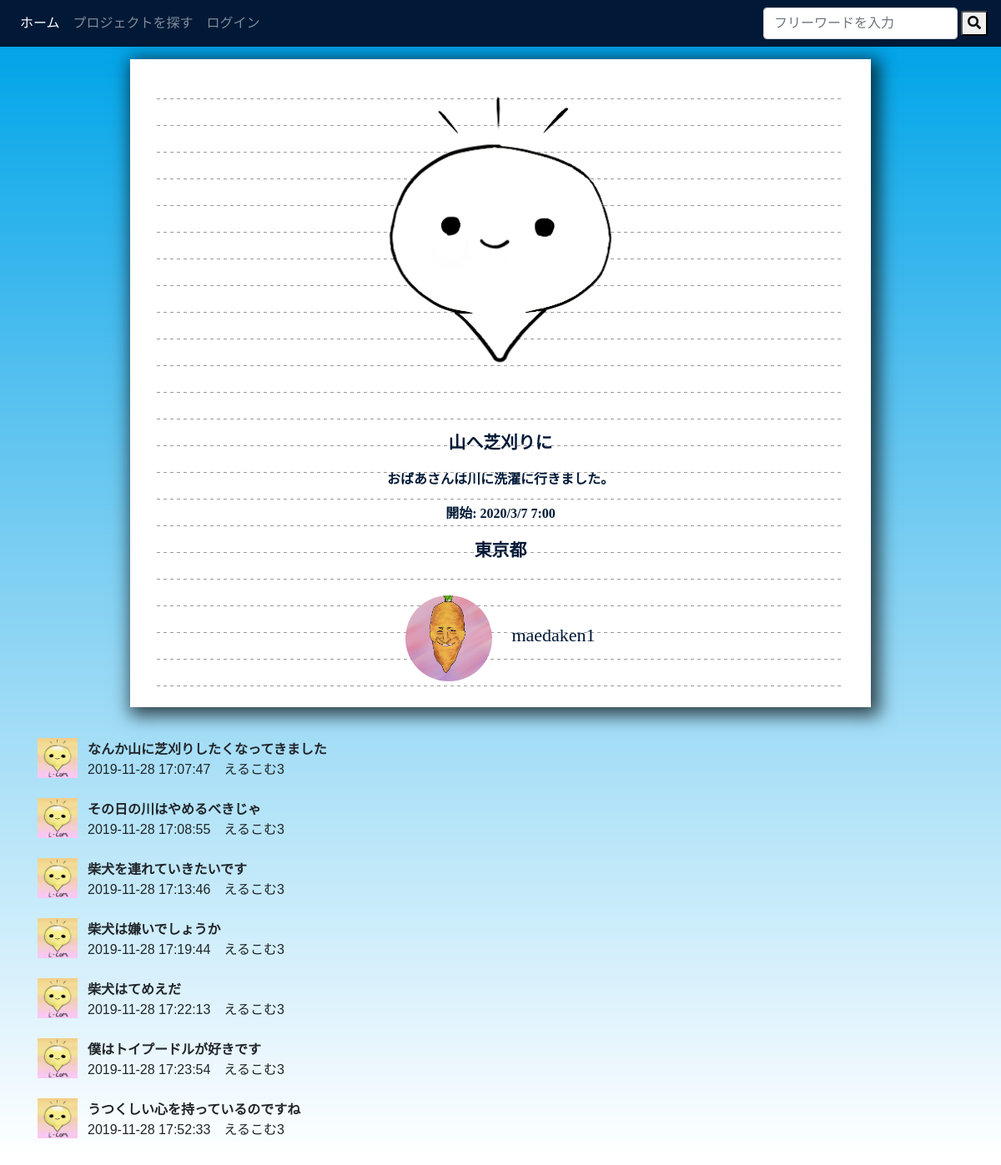
/lcom_web/project/content.php?id=16, run on the app's committed database.
### tables this page shows
CREATE TABLE `projects` (
  `id` int(11) NOT NULL,
  `project_name` varchar(255) NOT NULL,
  `message` text NOT NULL,
  `member_id` int(11) NOT NULL,
  `place` varchar(255) NOT NULL,
  `project_picture` varchar(255) NOT NULL,
  `open_year` int(11) NOT NULL,
  `open_month` int(11) NOT NULL,
  `open_date` int(11) NOT NULL,
  `open_time` int(11) NOT NULL,
  `place_id` int(11) NOT NULL,
  `pro_point` int(11) NOT NULL,
  `created` datetime NOT NULL,
  `modified` timestamp NOT NULL DEFAULT current_timestamp() ON UPDATE current_timestamp()
);

CREATE TABLE `members` (
  `id` int(11) NOT NULL,
  `name` varchar(255) NOT NULL,
  `email` varchar(255) NOT NULL,
  `password` varchar(128) NOT NULL,
  `picture` varchar(255) NOT NULL,
  `iine_point` int(11) NOT NULL,
  `dark_point` int(11) NOT NULL,
  `light_point` int(11) NOT NULL,
  `sum_coment` int(11) NOT NULL,
  `created` datetime NOT NULL,
  `modified` timestamp NOT NULL DEFAULT current_timestamp() ON UPDATE current_timestamp()
);

CREATE TABLE `posts` (
  `id` int(11) NOT NULL,
  `message` text NOT NULL,
  `member_id` int(11) NOT NULL,
  `reply_project_id` int(11) NOT NULL,
  `reply_message_id` int(11) NOT NULL,
  `created` datetime NOT NULL,
  `modified` timestamp NOT NULL DEFAULT current_timestamp() ON UPDATE current_timestamp()
);

### lcom_web/prefacture.php (called while the page is built, shortened)
<?php
function refer_prefecture($place_id){
    switch ($place_id) {
        case '1':
          $prefacture = '東京都';
          break;
        }
    return $prefacture;
}

### lcom_web/project/content.php (the view, shortened to what this page needs)
<?php
require('../dbconnect.php');
require('../prefacture.php');
if (isset($_SESSION['id']) && $_SESSION['time'] + 3600 > time()) {
    $_SESSION['time'] = time();
    $useid = $_SESSION['id'];
    $loginflag = true;
} else {
    $loginflag = false;
}
$procards = $db->prepare('SELECT * FROM projects WHERE id=?');
$procards->execute(array($_REQUEST['id']));
$procard = $procards->fetch();
$members = $db->prepare('SELECT * FROM members WHERE id=?');
$members->execute(array($procard['member_id']));
$member = $members->fetch();
$coms = $db->prepare('SELECT m.name, m.picture, p.* FROM members m, posts p WHERE m.id=p.member_id AND reply_project_id=?');
$coms->execute(array($_REQUEST['id']));
?>
<!DOCTYPE html>
<html lang="ja">
<head>
    <link rel="stylesheet" href="https://stackpath.bootstrapcdn.com/bootstrap/4.3.1/css/bootstrap.min.css">
    <link rel="stylesheet" href="../style8.css">
    <link rel="stylesheet" href="https://cdnjs.cloudflare.com/ajax/libs/animate.css/3.5.2/animate.min.css">
    <link rel="stylesheet" href="https://use.fontawesome.com/releases/v5.6.3/css/all.css">
</head>
<body>
    <nav class="navbar navbar-expand-lg navbar-dark">
        <div class="collapse navbar-collapse" id="navbarNavAltMarkup">
            <div class="navbar-nav">
                <a class="nav-item nav-link active" href="../index.php">ホーム</a>
                <a class="nav-item nav-link" href="joinproject.php">プロジェクトを探す</a>
                <?php if (!$loginflag) : ?>
                    <a class="nav-item nav-link" href="../login/login.php">ログイン</a>
                <?php endif; ?>
            </div>
        </div>
        <form class="form-inline my-2 my-lg-0" action="#" method="get">
            <input class="form-control mr-sm-1" id="search" name="search" type="text" placeholder="フリーワードを入力" />
            <button class="search_btn" type="submit" id="sbtn2"><i class="fas fa-search"></i></button>
        </form>
    </nav>
    <div class="container">
        <div class="pro_kakoi" style="text-align: center;">
            <div class="pro_inner" style="padding: 15px; text-align: center;">
                <img src="../image/project/<?php print(htmlspecialchars($procard['project_picture'], ENT_QUOTES)); ?>" class="card-img-top" alt="...">
                <div class="card-body">
                    <h2><?php print(htmlspecialchars($procard['project_name'], ENT_QUOTES)); ?></h2>
                    <h3><?php print(mb_substr(htmlspecialchars($procard['message'], ENT_QUOTES), 0, 800)); ?></h3>
                    <p>開始: <?php print(htmlspecialchars($procard['open_year'] . "/" . $procard['open_month'] . "/" . $procard['open_date'] . " " . $procard['open_time'] . ":00", ENT_QUOTES)); ?></p>
                    <h2><?php print(htmlspecialchars(refer_prefecture($procard['place_id']), ENT_QUOTES)); ?></h2>
                </div>
                <img class="pro_icon" style="vertical-align:top;" src="../image/icon/<?php print(htmlspecialchars($member['picture'], ENT_QUOTES)); ?>" /><span class="pro_icon_text"><?php print(htmlspecialchars($member['name'], ENT_QUOTES)); ?></span>
            </div>
        </div>
        <?php foreach ($coms as $com) : ?>
            <span class="item-header clearfix">
                <span class="item-user-icon">
                    <img src="../image/icon/<?php print(htmlspecialchars($com['picture'], ENT_QUOTES)); ?>" height="48" width="48" alt="icon" />
                </span>
                <span class="item-user-name">
                    <strong><?php print(htmlspecialchars($com['message'], ENT_QUOTES)); ?></strong>
                </span>
                <span class="item-date">
                    <?php print(htmlspecialchars($com['created'], ENT_QUOTES)); ?>　<?php print(htmlspecialchars($com['name'], ENT_QUOTES)); ?>
                </span>
            </span>
        <?php endforeach; ?>
    </div>
</body>
</html>

### lcom_web/style8.css (style rules this page uses)
body { font-family: 'Noto Sans JP', sans-serif; background-repeat: no-repeat; background-size: cover; }
.pro_icon { display: inline-block; margin-right: 3%; border-radius: 50%; width: auto; max-width: 9%; height: auto; max-height: 9%; }
.pro_icon_text { display: inline-block; color: #011936; font-family: TanukiFont; font-size: 19px; }
.navbar { background-color: #011936; border-color: #3e6962; font-family: 'Noto Sans JP', sans-serif; }
.form-control { width: 75%; margin-right: 10px; }
.search_btn { border-radius: 3px; }
.item-header { padding: 10px; font-family: 'Noto Sans JP', sans-serif; }
.item-user-icon { float: left; padding-top: 2%; }
.item-user-name, .item-date { display: block; margin-left: 60px; }
.pro_kakoi { background: #fff; padding: 1em 2em; width: 80%; margin: 15px auto; box-shadow: 5px 5px 20px 5px rgba(0, 0, 0, 0.7); }
.pro_inner { background-image: linear-gradient( 90deg, rgba(0, 0, 0, 0) 0%, rgba(0, 0, 0, 0) 50%, #ffff 50%, #ffff 50%), linear-gradient( 180deg, rgba(0, 0, 0, 0) 0%, rgba(0, 0, 0, 0) 97%, #999 97%, #999 100%); background-size: 8px 100%, 100% 2em; line-height: 2; }
.pro_inner h3, .pro_inner p { margin-bottom: 1em; font-size: 1em; color: #011936; font-family: TanukiFont; font-weight: bold; }
.pro_inner h2 { margin-bottom: 1em; font-size: 1.3em; color: #011936; font-family: TanukiFont; font-weight: bold; }
.pro_inner img { text-align: center; width: 50%; left: 20%; }
@media screen and (min-width: 767px) { .pro_icon { display: inline-block; margin-right: 3%; border-radius: 50%; width: auto; max-width: 13%; height: auto; max-height: 13%; } }
@media screen and (min-width: 767px) { .pro_icon_text { display: inline-block; color: #011936; font-family: TanukiFont; padding-top: 26px; font-size: 22px; } }

### lcom_web/project/content.php (style rules this page uses)
body { font-family: 'Noto Sans JP', sans-serif; background-image: url(../image/top/bgbody.png); background-repeat: no-repeat; background-size: cover; }

### data on the page
projects: project_picture (picture), project_name "山へ芝刈りに", message "おばあさんは川に洗濯に行きました。", open_year+open_month+open_date "2020/3/7 7:00", place "東京都"
members: picture (picture), name "maedaken1"
posts: member.picture (picture), message "なんか山に芝刈りしたくなってきました", created "2019-11-28 17:07:47", member.name "えるこむ3"
posts: member.picture (picture), message "その日の川はやめるべきじゃ", created "2019-11-28 17:08:55", member.name "えるこむ3"
posts: member.picture (picture), message "柴犬を連れていきたいです", created "2019-11-28 17:13:46", member.name "えるこむ3"
posts: member.picture (picture), message "柴犬は嫌いでしょうか", created "2019-11-28 17:19:44", member.name "えるこむ3"
posts: member.picture (picture), message "柴犬はてめえだ", created "2019-11-28 17:22:13", member.name "えるこむ3"
posts: member.picture (picture), message "僕はトイプードルが好きです", created "2019-11-28 17:23:54", member.name "えるこむ3"
posts: member.picture (picture), message "うつくしい心を持っているのですね", created "2019-11-28 17:52:33", member.name "えるこむ3"
